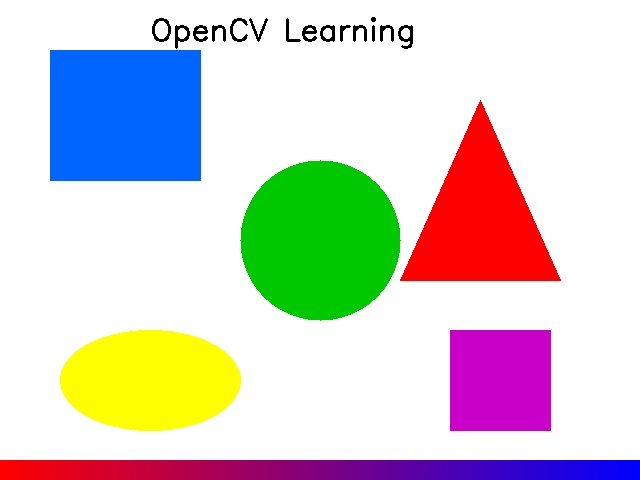
#> input picture image_processing/assets/sample.jpg, 640 x 480 px
$ python ex7_contour_detection.py
#> lines starting #> are read from the running program, lines starting #| are printed output that depends on the picture; after the words box and inside, x2 and y2 are one past the last pixel; in counts of white or black regions, pixels touching at a corner belong together
# -*- coding: utf-8 -*-
"""
Bài Tập 7: Phát Hiện Đường Viền (Contour Detection)
Mục tiêu: Tìm, vẽ, và đếm vật thể bằng contour

- Contour = đường viền bao quanh vật thể
- Pipeline: Ảnh gốc → Grayscale → Blur → Threshold → findContours
- Phân loại hình dạng: 3 đỉnh = tam giác, 4 = vuông, >5 = tròn
- Nền tảng của object detection trong xử lý ảnh
"""

import cv2          # Thư viện xử lý ảnh
import numpy as np  # Thư viện ma trận
import os           # Thao tác file

def main():
    # Đọc ảnh mẫu
    img_path = os.path.join(os.path.dirname(__file__), "..", "..", "assets", "sample.jpg")
    img = cv2.imread(img_path)
#> img is the input picture: shape (480, 640, 3); mean B, G, R 205.3, 208.6, 212.9

    if img is None:
        print("[LOI] Khong the doc anh! Hay chay sample_generator.py truoc.")
        return

    print("=" * 50)
    print("  BAI TAP 7: CONTOUR DETECTION")
    print("=" * 50)

    # === BƯỚC 1: Tiền xử lý ảnh ===

    # Chuyển sang grayscale (1 kênh)
    gray = cv2.cvtColor(img, cv2.COLOR_BGR2GRAY)
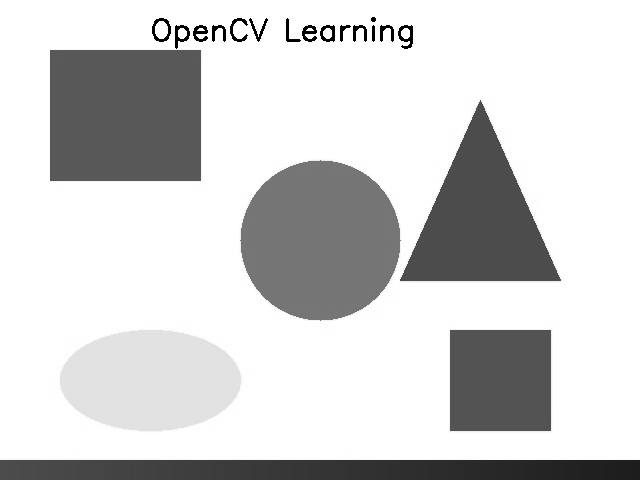
#> gray: shape (480, 640); min 0, max 255, mean 209.5

    # Làm mờ để giảm nhiễu, giúp contour chính xác hơn
    # (5, 5) = kích thước kernel, 0 = tự động tính sigma
    blurred = cv2.GaussianBlur(gray, (5, 5), 0)

    # Threshold nghịch đảo: vật thể = trắng, nền = đen
    # THRESH_BINARY_INV: ngược lại với BINARY (đen/trắng đảo ngược)
    _, thresh = cv2.threshold(blurred, 200, 255, cv2.THRESH_BINARY_INV)
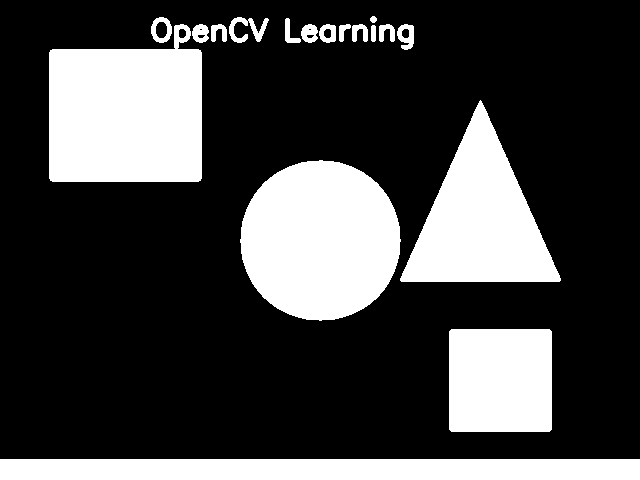
#> thresh: shape (480, 640); 26.9% white; 18 white regions

    print(f"\n[1] Tien xu ly:")
    print(f"    Anh goc -> Grayscale -> Blur -> Threshold (nghich dao)")
    print(f"    THRESH_BINARY_INV: vat the = trang, nen = den")

    # === BƯỚC 2: Tìm contour ===

    # findContours tìm đường viền trên ảnh nhị phân (trắng/đen)
    # RETR_EXTERNAL: chỉ lấy contour ngoài cùng (bỏ qua contour lồng nhau)
    # CHAIN_APPROX_SIMPLE: nén các đoạn thẳng thành 2 điểm đầu cuối
    contours, hierarchy = cv2.findContours(
        thresh,                      # Ảnh nhị phân đầu vào
        cv2.RETR_EXTERNAL,           # Chỉ lấy contour ngoài cùng
        cv2.CHAIN_APPROX_SIMPLE      # Nén điểm để tiết kiệm bộ nhớ
    )
#> contours = 18 contours; largest, box (x1, y1, x2, y2) and area: (49, 24, 202, 182) 20322, (240, 160, 401, 321) 20037, (400, 100, 561, 282) 14779, (0, 459, 640, 480) 12780, (449, 329, 552, 432) 10396

    print(f"\n[2] Tim contour:")
    print(f"    So contour tim duoc: {len(contours)}")
#|     So contour tim duoc: 18
    print(f"    Mode: RETR_EXTERNAL (chi lay contour ngoai cung)")

    # === BƯỚC 3: Phân tích từng contour ===

    print(f"\n[3] Phan tich tung contour:")
    print(f"    {'#':>3} | {'Dien tich':>10} | {'Chu vi':>10} | {'Dinh':>5} | Hinh dang")
    print(f"    {'-'*3}-+-{'-'*10}-+-{'-'*10}-+-{'-'*5}-+----------")

    # Tạo bản sao để vẽ lên (không làm hỏng ảnh gốc)
    img_contours = img.copy()  # Để vẽ đường viền
    img_boxes = img.copy()     # Để vẽ bounding box

    # Màu sắc cho từng contour (BGR)
    colors = [
        (255, 0, 0),    # Xanh dương
        (0, 255, 0),    # Xanh lá
        (0, 0, 255),    # Đỏ
        (255, 255, 0),  # Xanh nhạt (Cyan)
        (0, 255, 255),  # Vàng
        (255, 0, 255),  # Tím (Magenta)
    ]

    min_area = 100  # Lọc nhiễu: bỏ contour nhỏ hơn 100 pixel
    valid_contours = []

    for i, contour in enumerate(contours):
        # Tính diện tích contour (số pixel bên trong)
        area = cv2.contourArea(contour)

        # Bỏ qua contour quá nhỏ (nhiễu)
        if area < min_area:
            continue

        valid_contours.append(contour)

        # Tính chu vi (độ dài đường viền)
        # True = đường viền khép kín
        perimeter = cv2.arcLength(contour, True)

        # Xấp xỉ hình dạng contour
        # epsilon = độ chính xác xấp xỉ (nhỏ hơn = chính xác hơn)
        epsilon = 0.04 * perimeter
        approx = cv2.approxPolyDP(contour, epsilon, True)
        vertices = len(approx)  # Số đỉnh của hình xấp xỉ

        # Phân loại hình dạng dựa trên số đỉnh
        if vertices == 3:
            shape = "Tam giac"        # 3 đỉnh = tam giác
        elif vertices == 4:
            # Kiểm tra vuông hay chữ nhật bằng tỉ lệ cạnh
            x, y, w, h = cv2.boundingRect(approx)
            aspect_ratio = float(w) / h
            shape = "Hinh vuong" if 0.9 <= aspect_ratio <= 1.1 else "Hinh chu nhat"
        elif vertices == 5:
            shape = "Ngu giac"        # 5 đỉnh = ngũ giác
        elif vertices > 5:
            shape = "Hinh tron / Ellipse"  # Nhiều đỉnh = tròn
        else:
            shape = "Khong xac dinh"

        # Chọn màu cho contour này
        color = colors[len(valid_contours) % len(colors)]

        print(f"    {len(valid_contours):3d} | {area:10,.0f} | {perimeter:10.1f} | {vertices:5d} | {shape}")

        # Vẽ đường viền contour lên ảnh
        # -1 = vẽ tất cả các điểm, 2 = độ dày nét vẽ
        cv2.drawContours(img_contours, [contour], -1, color, 2)

        # Vẽ bounding box (hình chữ nhật bao quanh)
        x, y, w, h = cv2.boundingRect(contour)
        cv2.rectangle(img_boxes, (x, y), (x + w, y + h), color, 2)

        # Thêm nhãn text phía trên bounding box
        cv2.putText(img_boxes, f"#{len(valid_contours)} {shape}",
                    (x, y - 10), cv2.FONT_HERSHEY_SIMPLEX, 0.4, color, 1)
#> this loop made 18 passes
#> (area, perimeter, epsilon, approx, vertices) on passes 2, 14: (10396, 403.3, 16.13, [[451, 329], [449, 429], [549, 431], [551, 331]], 4), (20322, 632.8, 25.31, [[186, 25], [50, 50], [50, 180], [200, 180]], 4)
#> (contour, area, perimeter, epsilon, approx, vertices, shape, color) on pass 1: ([[0, 459], [0, 479], [639, 479], [639, 459]], 12780, 1318, 52.72, [[0, 459], [639, 479]], 2, 'Khong xac dinh', (0, 255, 0))
#|       1 |     12,780 |     1318.0 |     2 | Khong xac dinh
#|       2 |     10,396 |      403.3 |     4 | Hinh vuong
#|       3 |     20,037 |      532.2 |     8 | Hinh tron / Ellipse
#|       4 |     14,779 |      587.1 |     3 | Tam giac
#|       5 |        296 |       85.7 |     7 | Hinh tron / Ellipse
#|       6 |        150 |       81.8 |     5 | Ngu giac
#|       7 |        150 |       81.8 |     5 | Ngu giac
#|       8 |        243 |       59.8 |     6 | Hinh tron / Ellipse
#> (further printed lines are left out)
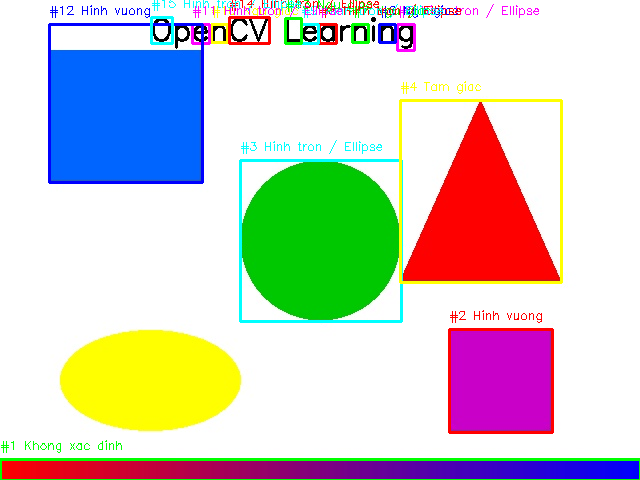
#> img_boxes: shape (480, 640, 3); 4.83% of pixels changed, all inside (x1, y1, x2, y2) = (0, 0, 640, 480)
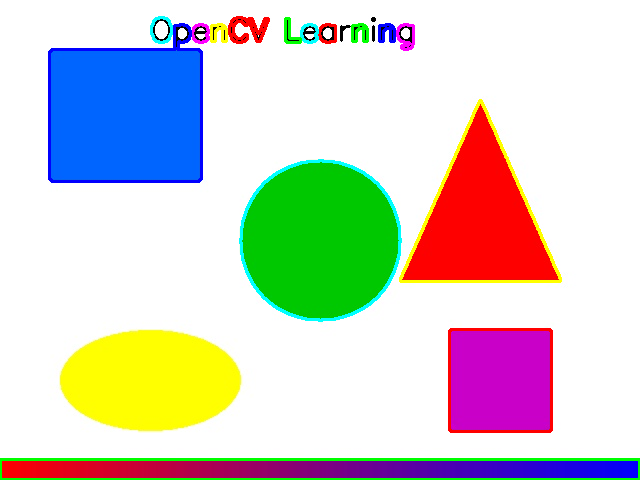
#> img_contours: shape (480, 640, 3); 4.15% of pixels changed, all inside (x1, y1, x2, y2) = (0, 16, 640, 480)
#> after the loop, valid_contours = 15 contours; largest, box (x1, y1, x2, y2) and area: (49, 24, 202, 182) 20322, (240, 160, 401, 321) 20037, (400, 100, 561, 282) 14779, (0, 459, 640, 480) 12780, (449, 329, 552, 432) 10396

    # === BƯỚC 4: Tổng kết ===

    print(f"\n[4] Tong ket:")
    print(f"    Tong contour: {len(contours)}")
#|     Tong contour: 18
    print(f"    Contour hop le (area > {min_area}): {len(valid_contours)}")
#|     Contour hop le (area > 100): 15
    print(f"    So object detect duoc: {len(valid_contours)}")
#|     So object detect duoc: 15

    # === HIỂN THỊ KẾT QUẢ ===
    cv2.imshow("Original", img)
    cv2.imshow("Threshold", thresh)
    cv2.imshow("Contours", img_contours)
    cv2.imshow("Bounding Boxes + Labels", img_boxes)

    print(f"\n[*] Dang hien thi 4 cua so. Nhan phim bat ky de dong.")
    cv2.waitKey(0)
    cv2.destroyAllWindows()

    # Lưu kết quả
    output_dir = os.path.join(os.path.dirname(__file__), "..", "..", "output")
    os.makedirs(output_dir, exist_ok=True)
    cv2.imwrite(os.path.join(output_dir, "ex7_contours.jpg"), img_contours)
    cv2.imwrite(os.path.join(output_dir, "ex7_bounding_boxes.jpg"), img_boxes)
    print(f"\n[DONE] Da luu ket qua vao thu muc output/")


if __name__ == "__main__":
    main()
